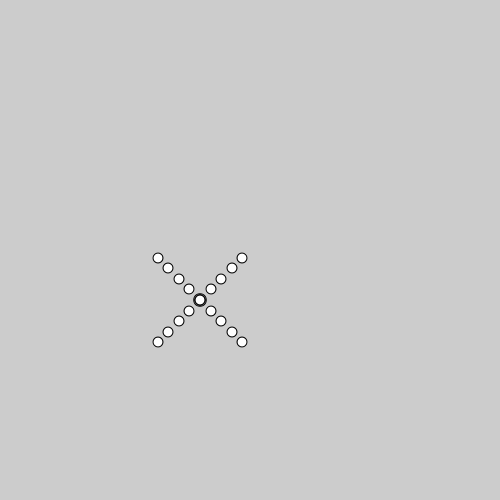
Frame 1 (no input)
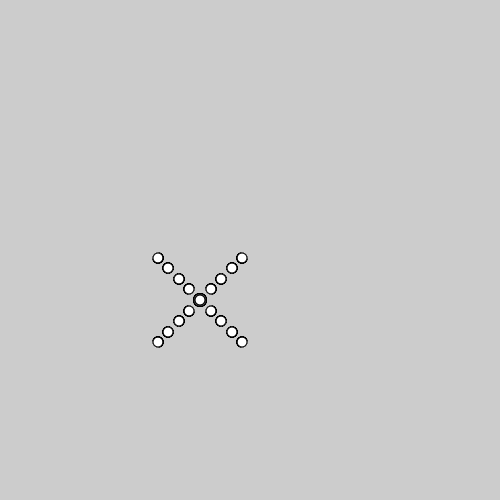
Frame 60 (the mouse pressed at the canvas centre just before this capture)
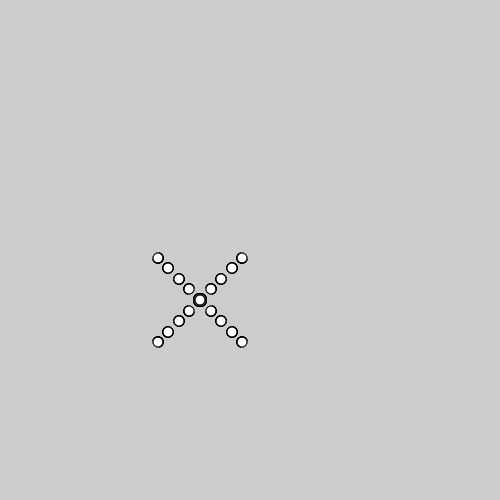
Frame 120 (the mouse held since frame 60 and released just before this capture)

The Processing sketch that drew these frames (run headless with seeded random() and noise(); from frame 60 on, the mouse is pressed at the canvas centre):

// Processing sketch: dibujar_cruz_de_elipses
// ── dibujar_cruz_de_elipses.pde
void setup(){
  size(500,500);
}

void draw(){
  cruzCirculo(200,300,15);
}

void cruzCirculo (float cX, float cY, float sep){
  pushMatrix();
  translate(cX, cY);
  rotate(radians(45));
  
  ellipse(0,0,12,12);
  
  for(int i=0;i<5;i++){
    ellipse(sep*i, 0, 10, 10);
    ellipse(-sep*i, 0, 10, 10);
    ellipse(0, sep*i, 10, 10);
    ellipse(0, -sep*i, 10, 10);
  }
  popMatrix();
}
